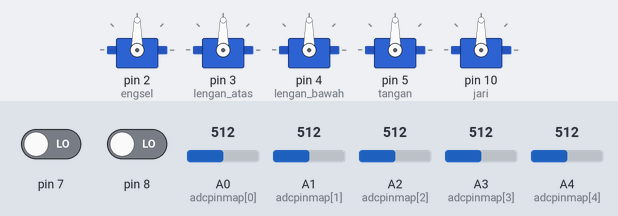
Bench run of a sketch on a simulated Arduino Uno, built with avr-gcc and run on an emulated ATmega328P. On the bench: 5 × servo. The test bench sets the inputs (shaded band); at power-on: pin 8 LOW, pin 7 LOW, A0 (adcpinmap[0]) = 512, A1 (adcpinmap[1]) = 512, A2 (adcpinmap[2]) = 512, A3 (adcpinmap[3]) = 512, A4 (adcpinmap[4]) = 512. What the sketch prints to the serial monitor is not drawn.

Above: at 3.7 s.
3.8 s: pin 8 driven HIGH
At 4.9 s:
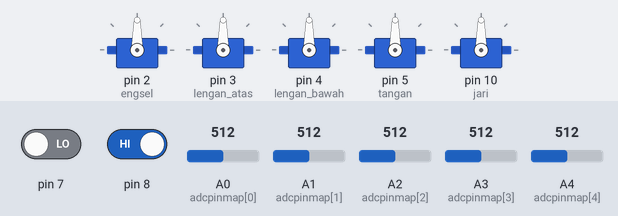
6.8 s: pin 8 driven LOW
At 10.0 s:
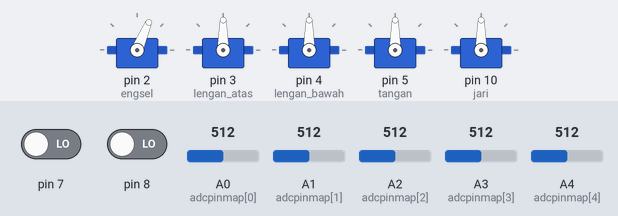
Timing chart, 0 to 26.8 s (numbered marks = the images above; inputs shaded):
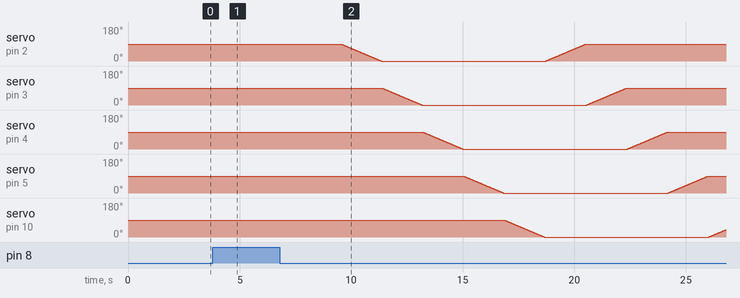

Measured:
- after the input at 3.8 s, servo on pin 2 (engsel): stays 90° (without the input it goes to 89° after 1.7 s)

The sketch:

ARM_ROBOT_AUTOMATION.ino
```cpp
#include <Servo.h>
Servo engsel, lengan_atas, lengan_bawah, tangan, jari;

#define ok digitalRead(7)
#define ok1 digitalRead(8)

int pot_degree[] = {0, 0, 0, 0, 0};
int adcpinmap[] = {A0, A1, A2, A3, A4};
//int servo_degree[4];

int counter = 0;

int positionData[][20] = { // 20, 5
  {90, 90, 90, 90, 90},
  {90, 90, 90, 90, 90},
  {90, 90, 90, 90, 90},
  {90, 90, 90, 90, 90},
  {90, 90, 90, 90, 90},
  {90, 90, 90, 90, 90},
  {90, 90, 90, 90, 90},
  {90, 90, 90, 90, 90},
  {90, 90, 90, 90, 90},
  {90, 90, 90, 90, 90},
  {90, 90, 90, 90, 90},
  {90, 90, 90, 90, 90},
  {90, 90, 90, 90, 90},
  {90, 90, 90, 90, 90},
  {90, 90, 90, 90, 90},
  {90, 90, 90, 90, 90},
  {90, 90, 90, 90, 90},
  {90, 90, 90, 90, 90},
  {90, 90, 90, 90, 90},
  {90, 90, 90, 90, 90},
  {90, 90, 90, 90, 90}
};

void setup() {
  Serial.begin(115200);
  pinMode(7, INPUT);
  pinMode(8, INPUT);

  engsel.attach(2);
  delay(500);
  lengan_atas.attach(3);
  delay(500);
  lengan_bawah.attach(4);
  delay(500);
  tangan.attach(5);
  delay(500);
  jari.attach(10);
  delay(500);
  normal();
}

void normal() {
  pot_read();
  int z = engsel.read(); // engsel doing the action
  int y = 90;
  if (z < y) {
    for (int pos = z; pos <= y; pos++) {
      engsel.write(pos);
      delay(20);
    }
  }
  else if (z > y) {
    for (int pos = z; pos >= y; pos--) {
      engsel.write(pos);
      delay(20);
    }
  }
  z = lengan_atas.read(); // lengan_atas doing the action
  y = 90;
  if (z < y) {
    for (int pos = z; pos <= y; pos++) {
      lengan_atas.write(pos);
      delay(20);
    }
  }
  else if (z > y) {
    for (int pos = z; pos >= y; pos--) {
      lengan_atas.write(pos);
      delay(20);
    }
  }
  z = lengan_bawah.read();
  y = 90;
  if (z < y) {
    for (int pos = z; pos <= y; pos++) {
      lengan_bawah.write(pos);
      delay(20);
    }
  }
  else if (z > y) {
    for (int pos = z; pos >= y; pos--) {
      lengan_bawah.write(pos);
      delay(20);
    }
  }
  z = tangan.read();
  y = 90;
  if (z < y) {
    for (int pos = z; pos <= y; pos++) {
      tangan.write(pos);
      delay(20);
    }
  }
  else if (z > y) {
    for (int pos = z; pos >= y; pos--) {
      tangan.write(pos);
      delay(20);
    }
  }
  z = jari.read();
  y = 90;
  if (z < y) {
    for (int pos = z; pos <= y; pos++) {
      jari.write(pos);
      delay(20);
    }
  }
  else if (z > y) {
    for (int pos = z; pos >= y; pos--) {
      jari.write(pos);
      delay(20);
    }
  }
  Serial.print("SELESAI MENJALANKAN LANGKAH KE : ");

}

void pot_read() {
  for (int x = 0; x < 5; x++) {
    pot_degree[x] = analogRead(adcpinmap[x]);
    pot_degree[x] = map(pot_degree[x], 0, 1023, 0, 180);
    delay(1);
  }
}

void servo_write() {
  engsel.write(pot_degree[0]);
  lengan_atas.write(pot_degree[1]);
  lengan_bawah.write(pot_degree[2]);
  tangan.write(pot_degree[3]);
  jari.write(pot_degree[4]);
  delay(20);
}

void robot_auto() {
  for (int x = 0; x < 21; x++) {
    int z = engsel.read(); // engsel doing the action
    int y = positionData[0][x];
    if (z < y) {
      for (int pos = z; pos <= y; pos++) {
        engsel.write(pos);
        delay(20);
      }
    }
    else if (z > y) {
      for (int pos = z; pos >= y; pos--) {
        engsel.write(pos);
        delay(20);
      }
    }
    z = lengan_atas.read(); // lengan_atas doing the action
    y = positionData[1][x];
    if (z < y) {
      for (int pos = z; pos <= y; pos++) {
        lengan_atas.write(pos);
        delay(20);
      }
    }
    else if (z > y) {
      for (int pos = z; pos >= y; pos--) {
        lengan_atas.write(pos);
        delay(20);
      }
    }
    z = lengan_bawah.read();
    y = positionData[2][x];
    if (z < y) {
      for (int pos = z; pos <= y; pos++) {
        lengan_bawah.write(pos);
        delay(20);
      }
    }
    else if (z > y) {
      for (int pos = z; pos >= y; pos--) {
        lengan_bawah.write(pos);
        delay(20);
      }
    }
    z = tangan.read();
    y = positionData[3][x];
    if (z < y) {
      for (int pos = z; pos <= y; pos++) {
        tangan.write(pos);
        delay(20);
      }
    }
    else if (z > y) {
      for (int pos = z; pos >= y; pos--) {
        tangan.write(pos);
        delay(20);
      }
    }
    z = jari.read();
    y = positionData[4][x];
    if (z < y) {
      for (int pos = z; pos <= y; pos++) {
        jari.write(pos);
        delay(20);
      }
    }
    else if (z > y) {
      for (int pos = z; pos >= y; pos--) {
        jari.write(pos);
        delay(20);
      }
    }
    Serial.print("SELESAI MENJALANKAN LANGKAH KE : ");
    Serial.println(x);
  }

  Serial.println("SELESAI BOSS >>>>>>>>>>>>>>>>>>>>>>>>>>>>>>>>>>>>>>>>>>>>>>>>>>>>>>>>>>>>>>");
}

void loop() {
  pot_read();
  //servo_write();
  if (ok == LOW) {
    delay(1000);
    Serial.print(" MENULIS....");
    for (int x = 0; x < 4; x++) {
      positionData[x][counter] = pot_degree[x];
    }
    delay(1000);
    Serial.print("  LANGKAH [");
    Serial.print(counter);
    Serial.println("] SELESAI");
    counter++;
    if (counter == 20) {
      counter = 0;
    }
  }
  if (ok1 == LOW) {
    delay(1000);
    Serial.println("Menjalankan Program ROBOT");
    robot_auto();
  }
}
```
